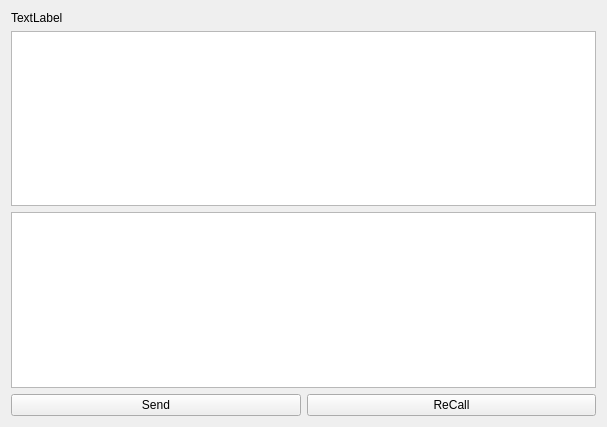
<?xml version="1.0" encoding="UTF-8"?>
<ui version="4.0">
 <class>Form</class>
 <widget class="QWidget" name="Form">
  <property name="geometry">
   <rect>
    <x>0</x>
    <y>0</y>
    <width>607</width>
    <height>427</height>
   </rect>
  </property>
  <property name="windowTitle">
   <string>Form</string>
  </property>
  <layout class="QGridLayout" name="gridLayout">
   <item row="0" column="0">
    <widget class="QLabel" name="friend_label">
     <property name="text">
      <string>TextLabel</string>
     </property>
    </widget>
   </item>
   <item row="1" column="0" colspan="2">
    <widget class="QTextBrowser" name="msg_textBrowser"/>
   </item>
   <item row="2" column="0" colspan="2">
    <widget class="QTextEdit" name="msg_textEdit"/>
   </item>
   <item row="3" column="0">
    <widget class="QPushButton" name="send_Button">
     <property name="text">
      <string>Send</string>
     </property>
    </widget>
   </item>
   <item row="3" column="1">
    <widget class="QPushButton" name="recall_Button">
     <property name="text">
      <string>ReCall</string>
     </property>
    </widget>
   </item>
  </layout>
 </widget>
 <resources/>
 <connections>
  <connection>
   <sender>send_Button</sender>
   <signal>clicked()</signal>
   <receiver>Form</receiver>
   <slot>send_func()</slot>
   <hints>
    <hint type="sourcelabel">
     <x>229</x>
     <y>415</y>
    </hint>
    <hint type="destinationlabel">
     <x>229</x>
     <y>426</y>
    </hint>
   </hints>
  </connection>
  <connection>
   <sender>recall_Button</sender>
   <signal>clicked()</signal>
   <receiver>Form</receiver>
   <slot>recall_func()</slot>
   <hints>
    <hint type="sourcelabel">
     <x>357</x>
     <y>405</y>
    </hint>
    <hint type="destinationlabel">
     <x>374</x>
     <y>421</y>
    </hint>
   </hints>
  </connection>
 </connections>
 <slots>
  <slot>send_func()</slot>
  <slot>recall_func()</slot>
 </slots>
</ui>
